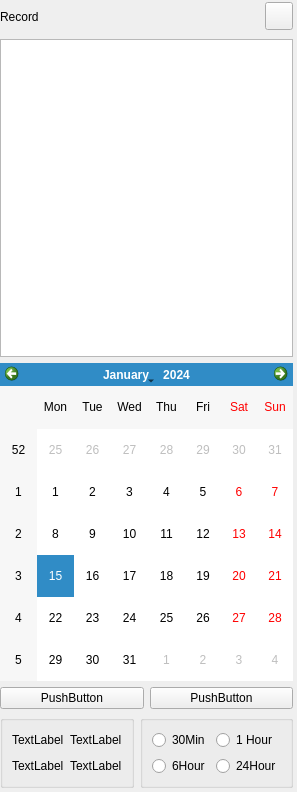
<?xml version="1.0" encoding="UTF-8"?>
<ui version="4.0">
 <class>FrmRecordSearch</class>
 <widget class="QWidget" name="FrmRecordSearch">
  <property name="geometry">
   <rect>
    <x>0</x>
    <y>0</y>
    <width>266</width>
    <height>792</height>
   </rect>
  </property>
  <property name="maximumSize">
   <size>
    <width>266</width>
    <height>16777215</height>
   </size>
  </property>
  <property name="windowTitle">
   <string>Form</string>
  </property>
  <layout class="QGridLayout" name="gridLayout_3">
   <property name="leftMargin">
    <number>0</number>
   </property>
   <property name="topMargin">
    <number>0</number>
   </property>
   <property name="rightMargin">
    <number>4</number>
   </property>
   <property name="bottomMargin">
    <number>4</number>
   </property>
   <item row="1" column="0" colspan="2">
    <widget class="QTableView" name="TViewRecordSearchChannel"/>
   </item>
   <item row="2" column="0" colspan="2">
    <widget class="QCalendarWidget" name="calendarWidget"/>
   </item>
   <item row="3" column="0" colspan="2">
    <layout class="QHBoxLayout" name="horizontalLayout">
     <item>
      <widget class="QPushButton" name="pushButton">
       <property name="text">
        <string>PushButton</string>
       </property>
      </widget>
     </item>
     <item>
      <widget class="QPushButton" name="pushButton_2">
       <property name="text">
        <string>PushButton</string>
       </property>
      </widget>
     </item>
    </layout>
   </item>
   <item row="4" column="0">
    <widget class="QGroupBox" name="groupBox">
     <property name="title">
      <string/>
     </property>
     <layout class="QGridLayout" name="gridLayout_5">
      <item row="0" column="0">
       <widget class="QLabel" name="label">
        <property name="text">
         <string>TextLabel</string>
        </property>
       </widget>
      </item>
      <item row="0" column="1">
       <widget class="QLabel" name="label_2">
        <property name="text">
         <string>TextLabel</string>
        </property>
       </widget>
      </item>
      <item row="1" column="0">
       <widget class="QLabel" name="label_3">
        <property name="text">
         <string>TextLabel</string>
        </property>
       </widget>
      </item>
      <item row="1" column="1">
       <widget class="QLabel" name="label_4">
        <property name="text">
         <string>TextLabel</string>
        </property>
       </widget>
      </item>
     </layout>
    </widget>
   </item>
   <item row="4" column="1">
    <widget class="QGroupBox" name="groupBox_2">
     <property name="title">
      <string/>
     </property>
     <layout class="QGridLayout" name="gridLayout">
      <item row="0" column="0">
       <widget class="QRadioButton" name="RBtn30_Min">
        <property name="text">
         <string>30Min</string>
        </property>
       </widget>
      </item>
      <item row="0" column="1">
       <widget class="QRadioButton" name="RBtn1_Hour">
        <property name="text">
         <string>1 Hour</string>
        </property>
       </widget>
      </item>
      <item row="1" column="0">
       <widget class="QRadioButton" name="RBtn6_Hour">
        <property name="text">
         <string>6Hour</string>
        </property>
       </widget>
      </item>
      <item row="1" column="1">
       <widget class="QRadioButton" name="RBtn24_Hour">
        <property name="text">
         <string>24Hour</string>
        </property>
       </widget>
      </item>
     </layout>
    </widget>
   </item>
   <item row="0" column="0" colspan="2">
    <widget class="QWidget" name="WidGetTitle" native="true">
     <property name="enabled">
      <bool>true</bool>
     </property>
     <property name="sizePolicy">
      <sizepolicy hsizetype="Preferred" vsizetype="Fixed">
       <horstretch>0</horstretch>
       <verstretch>0</verstretch>
      </sizepolicy>
     </property>
     <property name="minimumSize">
      <size>
       <width>0</width>
       <height>33</height>
      </size>
     </property>
     <property name="maximumSize">
      <size>
       <width>16777215</width>
       <height>33</height>
      </size>
     </property>
     <layout class="QGridLayout" name="gridLayout_2">
      <property name="leftMargin">
       <number>0</number>
      </property>
      <property name="topMargin">
       <number>0</number>
      </property>
      <property name="rightMargin">
       <number>0</number>
      </property>
      <property name="bottomMargin">
       <number>0</number>
      </property>
      <property name="spacing">
       <number>0</number>
      </property>
      <item row="0" column="1">
       <widget class="QLabel" name="LabTitle">
        <property name="minimumSize">
         <size>
          <width>0</width>
          <height>33</height>
         </size>
        </property>
        <property name="maximumSize">
         <size>
          <width>16777215</width>
          <height>33</height>
         </size>
        </property>
        <property name="text">
         <string>Record</string>
        </property>
       </widget>
      </item>
      <item row="0" column="2">
       <widget class="QPushButton" name="BtnClose">
        <property name="minimumSize">
         <size>
          <width>28</width>
          <height>28</height>
         </size>
        </property>
        <property name="maximumSize">
         <size>
          <width>28</width>
          <height>28</height>
         </size>
        </property>
        <property name="text">
         <string/>
        </property>
        <property name="autoDefault">
         <bool>true</bool>
        </property>
        <property name="flat">
         <bool>false</bool>
        </property>
       </widget>
      </item>
     </layout>
    </widget>
   </item>
  </layout>
  <zorder>WidGetTitle</zorder>
  <zorder>TViewRecordSearchChannel</zorder>
  <zorder>calendarWidget</zorder>
  <zorder>groupBox</zorder>
  <zorder>groupBox_2</zorder>
 </widget>
 <resources/>
 <connections/>
</ui>
